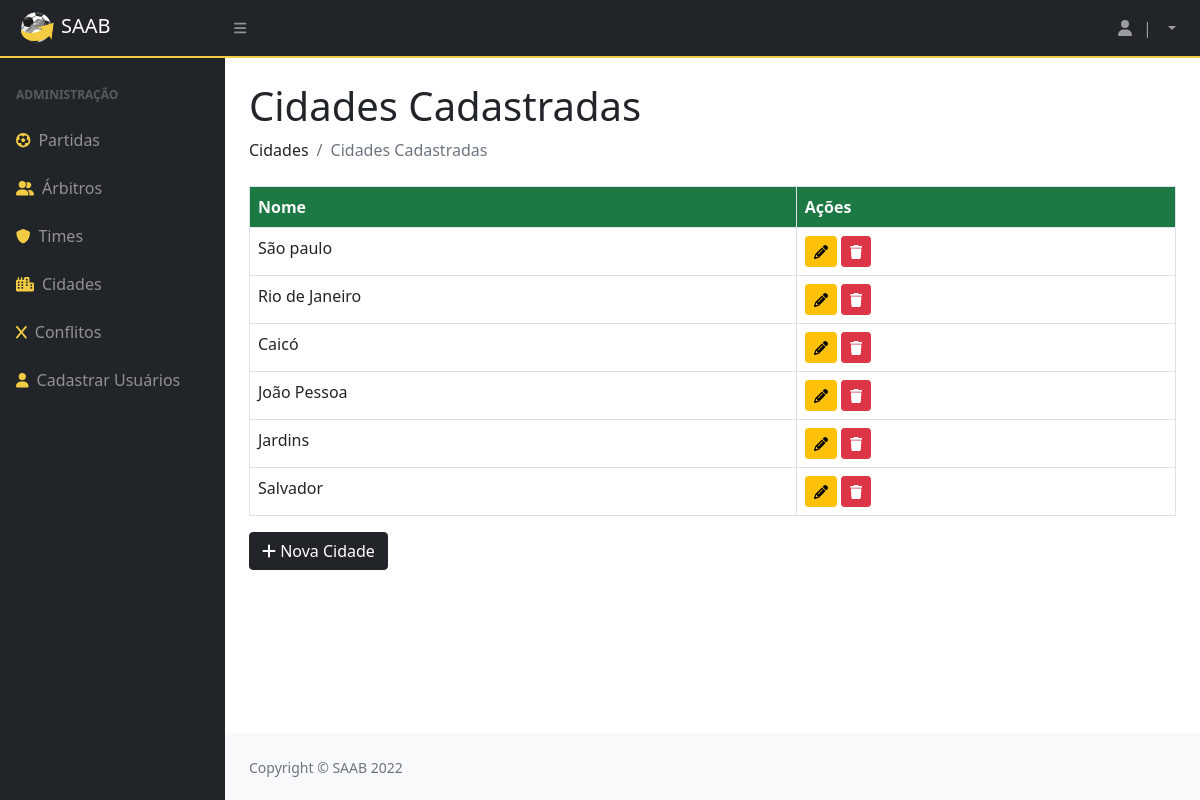
Page /cidades/ on the committed database.
### privado/models.py (models this page shows, shortened)
class Cidade(models.Model):
    codigo = models.AutoField(primary_key=True)
    nome = models.CharField(max_length=100)

### privado/views.py (the view)
# urls.py: path('cidades/', cidades, name="url_cidades"),
@has_permission_decorator('mexer_no_sistema')
def cidades(request):
    cidd = Cidade.objects.all()
    pacote = {"cidades": cidd, "editCidade": 123}
    return render(request, "SAAB/cidades.html", pacote)

### privado/templates/SAAB/cidades.html (shortened to what this page needs)
{% extends 'SAAB/layout.html' %}
{% block conteudo %}
{% load static %}
{% load crispy_forms_tags %}
<!DOCTYPE html>
<html>
    <head>
    </head>
    <body>
        <h1 class="mt-4">Cidades Cadastradas</h1>
        <ol class="breadcrumb mb-4">
            <li class="breadcrumb-item">Cidades</li>
            <li class="breadcrumb-item active">Cidades Cadastradas</li>
        </ol>
        <table class="table table-bordered">
            <thead>
                <tr>
                    <th>Nome</th>
                    <th>Ações</th>
                </tr>
            </thead>
            {% for i in cidades %}
                <tr>
                    <td>{{ i.nome }}</td>
                    <td>
                        <a href="{% url 'url_updateCidade' i.codigo %}"><button class="btn btn-warning btn-sm"><i class="fas fa-pencil"></i></button></a>
                        <a href="{% url 'url_deleteCidade' i.codigo %}"><button class="btn btn-danger btn-sm"><i class="fas fa-trash"></i></button></a>
                    </td>
                </tr>
            {% endfor %}
        </table>
        <a href="{% url 'url_formCidade' %}"><button class="btn btn-dark"><i class="fa-solid fa-plus"></i>&nbsp;Nova Cidade</button></a>
    </body>
</html>
{% endblock %}

### rows in the picture
Cidade: nome "São paulo"
Cidade: nome "Rio de Janeiro"
Cidade: nome "Caicó"
Cidade: nome "João Pessoa"
Cidade: nome "Jardins"
Cidade: nome "Salvador"
